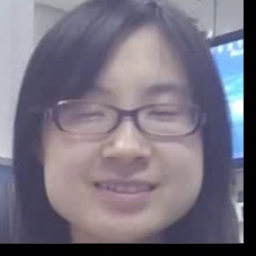
#> input picture test_img/color/10_2.avi_150_real.jpg, 256 x 256 px
$ python -i advanced_antispoofing.py   (imports and definitions only)   (older library calls are emulated)
#> lines starting #> are read from the running program, lines starting #| are printed output that depends on the picture
"""
Advanced Anti-Spoofing Techniques Implementation

This module provides state-of-the-art anti-spoofing classes for robust face verification.
Implements cutting-edge techniques for detecting sophisticated spoofing attacks.
"""
import numpy as np
import cv2
import time
from scipy import signal
from scipy.fft import fft, fftfreq
from collections import deque
import logging

logger = logging.getLogger(__name__)

class TextureAnalyzer:
    """
    Advanced texture analysis for detecting print artifacts, screen door effects, and moire patterns.
    Uses multi-scale texture analysis and frequency domain processing.
    """

    def __init__(self):
        self.gabor_kernels = self._create_gabor_bank()
        self.history = deque(maxlen=30)  # Keep last 30 frames for temporal analysis

    def _create_gabor_bank(self):
        """Create a bank of Gabor filters for texture analysis"""
        kernels = []
        for theta in [0, 45, 90, 135]:  # 4 orientations
            for frequency in [0.1, 0.3, 0.5]:  # 3 frequencies
                kernel = cv2.getGaborKernel((31, 31), 5, np.radians(theta),
                                          2*np.pi*frequency, 0.5, 0, ktype=cv2.CV_32F)
                kernels.append(kernel)
        return kernels

    def analyze(self, image: np.ndarray, face_landmarks=None) -> dict:
        """
        Comprehensive texture analysis for spoofing detection
        """
        try:
            gray = cv2.cvtColor(image, cv2.COLOR_BGR2GRAY) if len(image.shape) == 3 else image
            h, w = gray.shape

            # 1. Frequency domain analysis for moire patterns
            dft = cv2.dft(np.float32(gray), flags=cv2.DFT_COMPLEX_OUTPUT)
            dft_shift = np.fft.fftshift(dft)
            magnitude_spectrum = cv2.magnitude(dft_shift[:,:,0], dft_shift[:,:,1])

            # Detect periodic patterns (moire, screen door effects)
            high_freq_energy = np.sum(magnitude_spectrum[h//4:3*h//4, w//4:3*w//4])
            total_energy = np.sum(magnitude_spectrum)
            moire_score = high_freq_energy / (total_energy + 1e-6)

            # 2. Gabor filter responses for texture analysis
            gabor_responses = []
            for kernel in self.gabor_kernels:
                filtered = cv2.filter2D(gray, cv2.CV_8UC3, kernel)
                response = np.var(filtered)
                gabor_responses.append(response)

            texture_uniformity = np.std(gabor_responses) / (np.mean(gabor_responses) + 1e-6)

            # 3. Local Binary Pattern (LBP) analysis
            lbp = self._calculate_lbp(gray)
            lbp_uniformity = self._lbp_uniformity(lbp)

            # 4. Print artifact detection
            print_score = self._detect_print_artifacts(gray)

            # 5. Screen reflection detection
            reflection_score = self._detect_screen_reflections(gray, face_landmarks)

            # 6. Edge quality analysis
            edges = cv2.Canny(gray, 50, 150)
            edge_quality = self._analyze_edge_quality(edges)

            # Combine all texture metrics
            texture_analysis = {
                'moire_score': float(moire_score),
                'texture_uniformity': float(texture_uniformity),
                'lbp_uniformity': float(lbp_uniformity),
                'print_artifacts': float(print_score),
                'screen_reflection': float(reflection_score),
                'edge_quality': float(edge_quality),
                'is_authentic': self._classify_texture_authenticity(
                    moire_score, texture_uniformity, lbp_uniformity,
                    print_score, reflection_score, edge_quality
                ),
                'confidence': 0.8  # Base confidence
            }

            self.history.append(texture_analysis)

            # Add temporal consistency
            if len(self.history) > 5:
                texture_analysis['temporal_consistency'] = self._analyze_temporal_consistency()

            return texture_analysis

        except Exception as e:
            logger.error(f"Error in texture analysis: {e}")
            return {'error': str(e), 'is_authentic': False, 'confidence': 0.0}

    def _calculate_lbp(self, image):
        """Calculate Local Binary Pattern"""
        h, w = image.shape
        lbp = np.zeros((h-2, w-2), dtype=np.uint8)

        for i in range(1, h-1):
            for j in range(1, w-1):
                center = image[i, j]
                code = 0
                for k, (di, dj) in enumerate([(-1,-1), (-1,0), (-1,1), (0,1),
                                            (1,1), (1,0), (1,-1), (0,-1)]):
                    if image[i+di, j+dj] >= center:
                        code += 2**k
                lbp[i-1, j-1] = code
        return lbp

    def _lbp_uniformity(self, lbp):
        """Calculate LBP uniformity measure"""
        hist, _ = np.histogram(lbp.ravel(), bins=256, range=(0, 256))
        return np.std(hist) / (np.mean(hist) + 1e-6)

    def _detect_print_artifacts(self, image):
        """Detect print artifacts like halftone patterns"""
        # Use morphological operations to detect regular patterns
        kernel = cv2.getStructuringElement(cv2.MORPH_ELLIPSE, (3, 3))
        opened = cv2.morphologyEx(image, cv2.MORPH_OPEN, kernel)
        closed = cv2.morphologyEx(opened, cv2.MORPH_CLOSE, kernel)

        diff = cv2.absdiff(image, closed)
        return np.mean(diff) / 255.0

    def _detect_screen_reflections(self, image, landmarks=None):
        """Detect screen reflections and unnatural lighting"""
        if landmarks is None:
            return 0.0

        # Focus on eye regions if landmarks available
        try:
            # Assuming MediaPipe landmarks format
            left_eye_points = landmarks[33:42] if len(landmarks) > 42 else None
            right_eye_points = landmarks[362:371] if len(landmarks) > 371 else None

            if left_eye_points is not None and right_eye_points is not None:
                # Extract eye regions and analyze for unnatural highlights
                return self._analyze_eye_reflections(image, left_eye_points, right_eye_points)
        except:
            pass

        # Fallback: general specular highlight detection
        gray = cv2.GaussianBlur(image, (5, 5), 0)
        _, highlights = cv2.threshold(gray, 240, 255, cv2.THRESH_BINARY)
        return np.sum(highlights) / (image.shape[0] * image.shape[1] * 255.0)

    # [22 lines left out: function _analyze_eye_reflections, not called in this run]

    def _analyze_edge_quality(self, edges):
        """Analyze edge quality - printed images often have softer edges"""
        if np.sum(edges) == 0:
            return 0.0

        # Calculate edge strength distribution
        edge_pixels = edges[edges > 0]
        return np.std(edge_pixels.astype(float)) / 255.0

    def _classify_texture_authenticity(self, moire, uniformity, lbp, print_artifacts,
                                     reflection, edge_quality):
        """Classify if texture indicates authentic face"""
        # Weighted scoring system
        score = 0.0

        # High moire indicates screen/digital display
        if moire > 0.3:
            score -= 0.3

        # Very uniform texture indicates printed/artificial
        if uniformity < 0.1:
            score -= 0.2

        # Print artifacts
        if print_artifacts > 0.2:
            score -= 0.3

        # Unnatural reflections
        if reflection > 0.4:
            score -= 0.2

        # Poor edge quality
        if edge_quality < 0.1:
            score -= 0.1

        # Natural texture variations indicate authentic
        if 0.1 < uniformity < 0.8 and lbp > 0.5:
            score += 0.4

        return score > 0.0

    # [7 lines left out: function _analyze_temporal_consistency, not called in this run]


class DepthEstimator:
    """
    Advanced facial depth estimation to detect flat photos using multiple techniques.
    Combines geometric analysis, shadow detection, and learned depth features.
    """

    def __init__(self):
        self.prev_landmarks = None
        self.depth_history = deque(maxlen=20)

    # [252 lines left out: functions estimate, _estimate_geometric_depth, _analyze_shadows, _extract_nose_region, _extract_cheek_regions, _detect_shadow_in_region and 5 more, not called in this run]

class MicroExpressionDetector:
    """
    Advanced micro-expression detection using optical flow and landmark tracking.
    Detects involuntary facial micro-movements that distinguish real faces from static images.
    """

    # [351 lines left out: functions __init__, detect, _analyze_optical_flow, _analyze_landmark_micro_movements, _analyze_facial_micro_regions, _analyze_blink_micro_patterns and 5 more, not called in this run]

class EyeTracker:
    """
    Advanced eye tracking for analyzing natural gaze patterns vs artificial ones.
    Includes saccade detection, fixation analysis, and gaze pattern validation.
    """

    # [436 lines left out: functions __init__, track, _analyze_gaze_patterns, _get_eye_center, _analyze_saccades, _analyze_fixations and 8 more, not called in this run]

class RemotePPGDetector:
    """
    Advanced remote photoplethysmography (PPG) for heartbeat detection.
    Uses subtle color changes to detect blood flow and cardiac rhythm.
    """

    # [461 lines left out: functions __init__, detect, _extract_ppg_signals, _extract_roi_signal, _extract_default_roi_signals, _preprocess_ppg_signals and 9 more, not called in this run]


# Advanced Anti-Spoofing Integration Class
class AdvancedAntiSpoofingProcessor:
    """
    Main integration class that combines all advanced anti-spoofing techniques.
    Provides unified interface for comprehensive spoofing detection.
    """

    # [288 lines left out: functions __init__, process_comprehensive_antispoofing, _advanced_fusion, _get_failure_reason, _determine_spoofing_type, integrate_with_existing_pipeline, not called in this run]

>>> import cv2
>>> picture = cv2.imread('../../test_img/color/10_2.avi_150_real.jpg')
#> picture is the input picture: shape (256, 256, 3); mean B, G, R 126.8, 113.3, 118.9
>>> result = TextureAnalyzer().analyze(picture)
#> in analyze, `gray = cv2.cvtColor(image, cv2.COLOR_BGR2GRAY) if len(image.shape) == ..`:
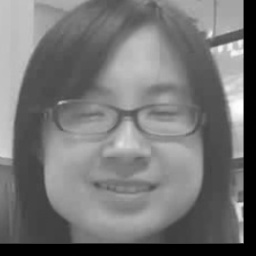
#> gray: shape (256, 256); min 0, max 254, mean 116.5
#> in analyze, `high_freq_energy = np.sum(magnitude_spectrum[h//4:3*h//4, w//4:3*w//4])`: high_freq_energy = 106169080
#> in analyze, `total_energy = np.sum(magnitude_spectrum)`: total_energy = 128969424
#> in analyze, `moire_score = high_freq_energy / (total_energy + 1e-6)`: moire_score = 0.823
#> the loop in analyze, `for kernel in self.gabor_kernels:` made 12 passes
#> response on passes 1 to 12: 1261.5, 873.6, 2008.3, 1852.7, 15.08, 83.91, 1110.3, 793.5, 1697.7, 1448.6, 12.72, 79.2
#> pass 1, in analyze, `filtered = cv2.filter2D(gray, cv2.CV_8UC3, kernel)`:
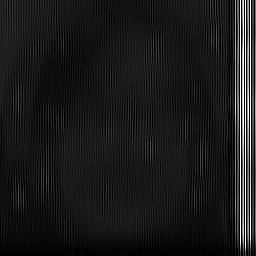
#> filtered: shape (256, 256); min 0, max 255, mean 26.3
#> pass 2, in analyze, `filtered = cv2.filter2D(gray, cv2.CV_8UC3, kernel)`:
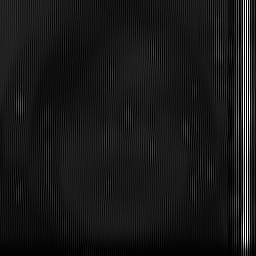
#> filtered: shape (256, 256); min 0, max 255, mean 24.6
#> pass 3, in analyze, `filtered = cv2.filter2D(gray, cv2.CV_8UC3, kernel)`:
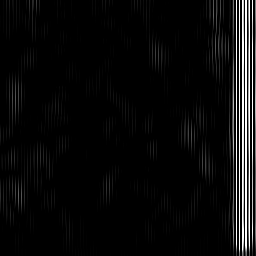
#> filtered: shape (256, 256); min 0, max 255, mean 11.1
#> after the loop in analyze, `for kernel in self.gabor_kernels:`:
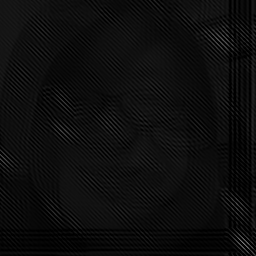
#> filtered: shape (256, 256); min 0, max 127, mean 13.4
#> after the loop in analyze, `for kernel in self.gabor_kernels:`: gabor_responses = [1261.5, 873.6, 2008.3, 1852.7, 15.08, 83.91, 1110.3, 793.5, 1697.7, 1448.6, 12.72, 79.2]
#> in analyze, `texture_uniformity = np.std(gabor_responses) / (np.mean(gabor_response..`: texture_uniformity = 0.765
#> after the loop in _calculate_lbp, `for i in range(1, h-1):`:
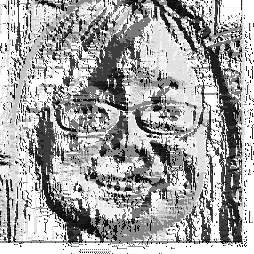
#> lbp: shape (254, 254); min 0, max 255, mean 165.3
#> in _lbp_uniformity, `hist, _ = np.histogram(lbp.ravel(), bins=256, range=(0, 256))`: hist = 256 values, max 12780 at index 255, min 0 at index 20, mean 252
#> in analyze, `lbp_uniformity = self._lbp_uniformity(lbp)`: lbp_uniformity = 3.73
#> in analyze, `print_score = self._detect_print_artifacts(gray)`: print_score = 0.00169
#> in analyze, `reflection_score = self._detect_screen_reflections(gray, face_landmarks)`: reflection_score = 0
#> in analyze, `edges = cv2.Canny(gray, 50, 150)`:
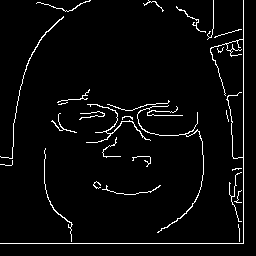
#> edges: shape (256, 256); 3.7% white in thin lines or dots
#> in _analyze_edge_quality, `edge_pixels = edges[edges > 0]`: edge_pixels = 2455 values from 255 to 255
#> in analyze, `edge_quality = self._analyze_edge_quality(edges)`: edge_quality = 0
#> in analyze, `texture_analysis = { 'moire_score': float(moire_score), 'texture_unifo..`: texture_analysis = {'moire_score': 0.823, 'texture_uniformity': 0.765, 'lbp_uniformity': 3.73, 'print_artifacts': 0.00169, 'screen_reflection': 0, 'edge_quality': 0, 'is_authentic': False, 'confidence': 0.8}
#> result has the same summary as texture_analysis in analyze

$ run again, on test_img/color/10_2.avi_75_real.jpg
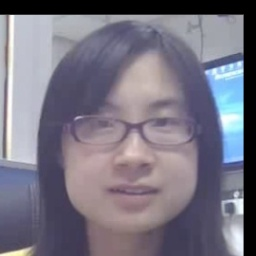
#> input picture test_img/color/10_2.avi_75_real.jpg, 256 x 256 px
#> picture is the input picture: shape (256, 256, 3); mean B, G, R 129.6, 115.8, 119.6
#> high_freq_energy = 117487296
#> total_energy = 143147952
#> moire_score = 0.821
#> the loop in analyze, `for kernel in self.gabor_kernels:` made 12 passes
#> response on passes 1 to 8: 1450.5, 990.5, 2355.5, 2105.7, 14.68, 102.1, 1555.8, 1202.5
#> after the loop in analyze, `for kernel in self.gabor_kernels:`: gabor_responses = [1450.5, 990.5, 2355.5, 2105.7, 14.68, 102.1, 1555.8, 1202.5, 1764.8, 1681.7, 15.56, 91.97]
#> texture_uniformity = 0.739
#> after the loop in _calculate_lbp, `for i in range(1, h-1):`:
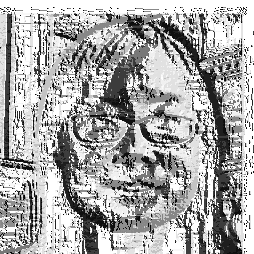
#> lbp: shape (254, 254); min 0, max 255, mean 168.8
#> hist = 256 values, max 13907 at index 255, min 0 at index 53, mean 252
#> lbp_uniformity = 3.94
#> print_score = 0.00235
#> reflection_score = 0
#> in analyze, `edges = cv2.Canny(gray, 50, 150)`:
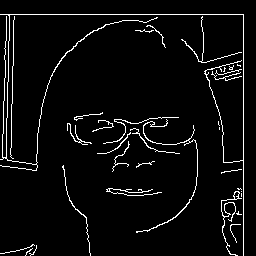
#> edges: shape (256, 256); 4.7% white in thin lines or dots
#> edge_pixels = 3058 values from 255 to 255
#> edge_quality = 0
#> texture_analysis = {'moire_score': 0.821, 'texture_uniformity': 0.739, 'lbp_uniformity': 3.94, 'print_artifacts': 0.00235, 'screen_reflection': 0, 'edge_quality': 0, 'is_authentic': False, 'confidence': 0.8}
#> result has the same summary as texture_analysis in analyze

$ run again, on test_img/color/1_1.avi_150_real.jpg
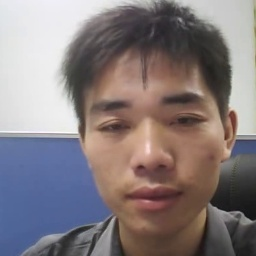
#> input picture test_img/color/1_1.avi_150_real.jpg, 256 x 256 px
#> picture is the input picture: shape (256, 256, 3); mean B, G, R 125.7, 123.9, 133.6
#> high_freq_energy = 116504488
#> total_energy = 144526192
#> moire_score = 0.806
#> the loop in analyze, `for kernel in self.gabor_kernels:` made 12 passes
#> response on passes 1 to 8: 511.7, 509.7, 508.6, 2764.2, 31.43, 272.5, 1120.6, 912.2
#> after the loop in analyze, `for kernel in self.gabor_kernels:`: gabor_responses = [511.7, 509.7, 508.6, 2764.2, 31.43, 272.5, 1120.6, 912.2, 1330, 2172.6, 36.01, 236.3]
#> texture_uniformity = 0.948
#> hist = 256 values, max 12302 at index 255, min 0 at index 21, mean 252
#> lbp_uniformity = 3.61
#> print_score = 0.00296
#> reflection_score = 0
#> in analyze, `edges = cv2.Canny(gray, 50, 150)`:
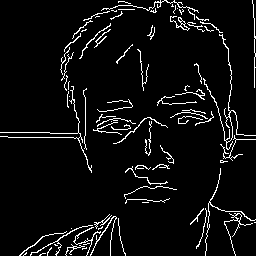
#> edges: shape (256, 256); 5.6% white in thin lines or dots
#> edge_pixels = 3663 values from 255 to 255
#> edge_quality = 0
#> texture_analysis = {'moire_score': 0.806, 'texture_uniformity': 0.948, 'lbp_uniformity': 3.61, 'print_artifacts': 0.00296, 'screen_reflection': 0, 'edge_quality': 0, 'is_authentic': False, 'confidence': 0.8}
#> result has the same summary as texture_analysis in analyze
